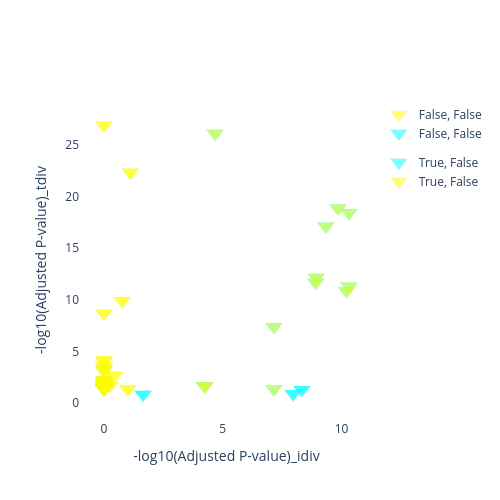

The notebook cell this image was saved under:
### Code cell
alpha = 0.5
c_t = '#FFFF00' ; c_i = '#00FFFF'
import plotly.express as px
import plotly.graph_objects as go

df = enrichr[enrichr['r'] == False].reset_index().rename(columns={'index': 'Term'})

fig1 = px.scatter(
    df,
    x='-log10(Adjusted P-value)_idiv',
    y='-log10(Adjusted P-value)_tdiv',
    color='tdiv_enr',
    symbol='r',
    color_discrete_map={True: c_t, False: c_i},
    symbol_map={True: 'triangle-up', False: 'triangle-down'},
    opacity=alpha,
    hover_data=['Term'],
    width=500, height=500
)
fig2 = px.scatter(
    df,
    x='-log10(Adjusted P-value)_idiv',
    y='-log10(Adjusted P-value)_tdiv',
    color='idiv_enr',
    symbol='r',
    color_discrete_map={True: c_i, False: c_t},
    symbol_map={True: 'triangle-up', False: 'triangle-down'},
    opacity=alpha,
    hover_data=['Term'],
    width=500, height=500
)

fig = go.Figure(data=fig2.data + fig1.data)
fig.update_traces(
    marker=dict(
        size=15,
        line=dict(color='dimgrey', width=0.05)   # marker edge
    )
)
fig.update_layout(
    width=500, height=500,
    legend_title_text=None,
    plot_bgcolor='white',
    paper_bgcolor='white',
    xaxis=dict(showgrid=False, zeroline=False, title='-log10(Adjusted P-value)_idiv'),
    yaxis=dict(showgrid=False, zeroline=False, title='-log10(Adjusted P-value)_tdiv'),
)


fig

### Figure 1 — Plotly figure (JSON) as saved in the notebook; plotly's stock layout.template omitted (floating-point values rounded to 4 significant figures)
{"data": [{"customdata": [["Sensory Perception of Light Stimulus (GO:0050953)"], ["Inorganic Cation Import Across Plasma Membrane (GO:0098659)"], ["Ribonucleoprotein Complex Biogenesis (GO:0022613)"], ["Metal Ion Transport (GO:0030001)"], ["Potassium Ion Transport (GO:0006813)"], ["Macromolecule Biosynthetic Process (GO:0009059)"], ["Ribosome Assembly (GO:0042255)"], ["Potassium Ion Transmembrane Transport (GO:0071805)"], ["Steroid Metabolic Process (GO:0008202)"], ["Monoatomic Anion Transmembrane Transport (GO:0098656)"], ["Acetylcholine Receptor Signaling Pathway (GO:0095500)"], ["Sensory Perception of Sound (GO:0007605)"], ["Protein Insertion Into ER Membrane (GO:0045048)"], ["Protein Metabolic Process (GO:0019538)"], ["Chloride Transmembrane Transport (GO:1902476)"], ["Energy Derivation by Oxidation of Organic Compounds (GO:0015980)"], ["Sperm-Egg Recognition (GO:0035036)"], ["Cilium Movement (GO:0003341)"], ["Male Meiotic Nuclear Division (GO:0007140)"], ["Cytoplasmic Translation (GO:0002181)"], ["Sensory Perception of Mechanical Stimulus (GO:0050954)"], ["Monoatomic Cation Transmembrane Transport (GO:0098655)"], ["Gene Expression (GO:0010467)"], ["Binding of Sperm to Zona Pellucida (GO:0007339)"], ["Cytoplasmic Translational Initiation (GO:0002183)"], ["Inorganic Cation Transmembrane Transport (GO:0098662)"], ["Chemical Synaptic Transmission (GO:0007268)"], ["Monoatomic Ion Transport (GO:0006811)"], ["GPCR Sgnlng Pway, Coupled to Cyclic Nucleotide Second Messenger (GO:0007187)"], ["Anterograde Trans-Synaptic Signaling (GO:0098916)"], ["Gamma-Aminobutyric Acid Signaling Pathway (GO:0007214)"]], "hovertemplate": "idiv_enr=False<br>r=False<br>-log10(Adjusted P-value)_idiv=%{x}<br>-log10(Adjusted P-value)_tdiv=%{y}<br>Term=%{customdata[0]}<extra></extra>", "legendgroup": "False, False", "marker": {"color": "#FFFF00", "line": {"color": "dimgrey", "width": 0.05}, "opacity": 0.5, "size": 15, "symbol": "triangle-down"}, "mode": "markers", "name": "False, False", "orientation": "v", "showlegend": true, "type": "scatter", "x": [0.2525, 0.0, 0.0, 1.982e-06, 1.982e-06, 1.114, 0.0, 1.982e-06, 0.0, 0.0, 0.0, 0.0, 0.0, 0.7604, 0.0, 0.0, 0.0, 0.0, 0.0, 0.0, 0.0, 1.982e-06, 1.982e-06, 0.0, 1.0, 1.982e-06, 0.4447, 1.982e-06, 0.0, 1.982e-06, 0.0], "xaxis": "x", "y": [1.671, 2.223, 1.452, 1.645, 1.877, 22.34, 1.394, 3.24, 1.394, 1.367, 1.367, 1.784, 3.619, 9.898, 1.325, 3.349, 1.594, 1.811, 2.096, 26.9, 1.544, 4.036, 8.682, 2.227, 1.367, 4.172, 2.666, 3.094, 1.645, 1.807, 1.591], "yaxis": "y"}, {"customdata": [["Aerobic Electron Transport Chain (GO:0019646)"], ["Mitochondrial Respiratory Chain Complex Assembly (GO:0033108)"], ["Aerobic Respiration (GO:0009060)"], ["Cellular Respiration (GO:0045333)"], ["Translation (GO:0006412)"], ["Mitochondrial Respiratory Chain Complex I Assembly (GO:0032981)"], ["Mitochondrial Translation (GO:0032543)"], ["NADH Dehydrogenase Complex Assembly (GO:0010257)"], ["Proton Motive Force-Driven Mitochondrial ATP Synthesis (GO:0042776)"], ["Proton Motive Force-Driven ATP Synthesis (GO:0015986)"], ["Protein Targeting to Mitochondrion (GO:0006626)"], ["Mitochondrial ATP Synthesis Coupled Electron Transport (GO:0042775)"], ["Oxidative Phosphorylation (GO:0006119)"], ["Mitochondrial Electron Transport, NADH to Ubiquinone (GO:0006120)"], ["Mitochondrial Gene Expression (GO:0140053)"]], "hovertemplate": "idiv_enr=True<br>r=False<br>-log10(Adjusted P-value)_idiv=%{x}<br>-log10(Adjusted P-value)_tdiv=%{y}<br>Term=%{customdata[0]}<extra></extra>", "legendgroup": "True, False", "marker": {"color": "#00FFFF", "line": {"color": "dimgrey", "width": 0.05}, "opacity": 0.5, "size": 15, "symbol": "triangle-down"}, "mode": "markers", "name": "True, False", "orientation": "v", "showlegend": true, "type": "scatter", "x": [9.851, 7.152, 7.152, 9.343, 4.676, 4.239, 8.325, 4.239, 10.31, 10.21, 1.645, 10.31, 8.927, 8.911, 7.963], "xaxis": "x", "y": [18.87, 1.367, 7.392, 17.13, 26.11, 1.643, 1.272, 1.643, 11.3, 10.84, 0.8116, 18.43, 12.17, 11.69, 0.8899], "yaxis": "y"}, {"customdata": [["Sensory Perception of Light Stimulus (GO:0050953)"], ["Aerobic Electron Transport Chain (GO:0019646)"], ["Inorganic Cation Import Across Plasma Membrane (GO:0098659)"], ["Ribonucleoprotein Complex Biogenesis (GO:0022613)"], ["Metal Ion Transport (GO:0030001)"], ["Potassium Ion Transport (GO:0006813)"], ["Macromolecule Biosynthetic Process (GO:0009059)"], ["Ribosome Assembly (GO:0042255)"], ["Mitochondrial Respiratory Chain Complex Assembly (GO:0033108)"], ["Aerobic Respiration (GO:0009060)"], ["Potassium Ion Transmembrane Transport (GO:0071805)"], ["Steroid Metabolic Process (GO:0008202)"], ["Cellular Respiration (GO:0045333)"], ["Monoatomic Anion Transmembrane Transport (GO:0098656)"], ["Acetylcholine Receptor Signaling Pathway (GO:0095500)"], ["Sensory Perception of Sound (GO:0007605)"], ["Protein Insertion Into ER Membrane (GO:0045048)"], ["Protein Metabolic Process (GO:0019538)"], ["Translation (GO:0006412)"], ["Chloride Transmembrane Transport (GO:1902476)"], ["Energy Derivation by Oxidation of Organic Compounds (GO:0015980)"], ["Sperm-Egg Recognition (GO:0035036)"], ["Cilium Movement (GO:0003341)"], ["Mitochondrial Respiratory Chain Complex I Assembly (GO:0032981)"], ["Male Meiotic Nuclear Division (GO:0007140)"], ["NADH Dehydrogenase Complex Assembly (GO:0010257)"], ["Proton Motive Force-Driven Mitochondrial ATP Synthesis (GO:0042776)"], ["Cytoplasmic Translation (GO:0002181)"], ["Proton Motive Force-Driven ATP Synthesis (GO:0015986)"], ["Mitochondrial ATP Synthesis Coupled Electron Transport (GO:0042775)"], ["Sensory Perception of Mechanical Stimulus (GO:0050954)"], ["Monoatomic Cation Transmembrane Transport (GO:0098655)"], ["Gene Expression (GO:0010467)"], ["Binding of Sperm to Zona Pellucida (GO:0007339)"], ["Oxidative Phosphorylation (GO:0006119)"], ["Mitochondrial Electron Transport, NADH to Ubiquinone (GO:0006120)"], ["Cytoplasmic Translational Initiation (GO:0002183)"], ["Inorganic Cation Transmembrane Transport (GO:0098662)"], ["Chemical Synaptic Transmission (GO:0007268)"], ["Monoatomic Ion Transport (GO:0006811)"], ["GPCR Sgnlng Pway, Coupled to Cyclic Nucleotide Second Messenger (GO:0007187)"], ["Anterograde Trans-Synaptic Signaling (GO:0098916)"], ["Gamma-Aminobutyric Acid Signaling Pathway (GO:0007214)"]], "hovertemplate": "tdiv_enr=True<br>r=False<br>-log10(Adjusted P-value)_idiv=%{x}<br>-log10(Adjusted P-value)_tdiv=%{y}<br>Term=%{customdata[0]}<extra></extra>", "legendgroup": "True, False", "marker": {"color": "#FFFF00", "line": {"color": "dimgrey", "width": 0.05}, "opacity": 0.5, "size": 15, "symbol": "triangle-down"}, "mode": "markers", "name": "True, False", "orientation": "v", "showlegend": true, "type": "scatter", "x": [0.2525, 9.851, 0.0, 0.0, 1.982e-06, 1.982e-06, 1.114, 0.0, 7.152, 7.152, 1.982e-06, 0.0, 9.343, 0.0, 0.0, 0.0, 0.0, 0.7604, 4.676, 0.0, 0.0, 0.0, 0.0, 4.239, 0.0, 4.239, 10.31, 0.0, 10.21, 10.31, 0.0, 1.982e-06, 1.982e-06, 0.0, 8.927, 8.911, 1.0, 1.982e-06, 0.4447, 1.982e-06, 0.0, 1.982e-06, 0.0], "xaxis": "x", "y": [1.671, 18.87, 2.223, 1.452, 1.645, 1.877, 22.34, 1.394, 1.367, 7.392, 3.24, 1.394, 17.13, 1.367, 1.367, 1.784, 3.619, 9.898, 26.11, 1.325, 3.349, 1.594, 1.811, 1.643, 2.096, 1.643, 11.3, 26.9, 10.84, 18.43, 1.544, 4.036, 8.682, 2.227, 12.17, 11.69, 1.367, 4.172, 2.666, 3.094, 1.645, 1.807, 1.591], "yaxis": "y"}, {"customdata": [["Mitochondrial Translation (GO:0032543)"], ["Protein Targeting to Mitochondrion (GO:0006626)"], ["Mitochondrial Gene Expression (GO:0140053)"]], "hovertemplate": "tdiv_enr=False<br>r=False<br>-log10(Adjusted P-value)_idiv=%{x}<br>-log10(Adjusted P-value)_tdiv=%{y}<br>Term=%{customdata[0]}<extra></extra>", "legendgroup": "False, False", "marker": {"color": "#00FFFF", "line": {"color": "dimgrey", "width": 0.05}, "opacity": 0.5, "size": 15, "symbol": "triangle-down"}, "mode": "markers", "name": "False, False", "orientation": "v", "showlegend": true, "type": "scatter", "x": [8.325, 1.645, 7.963], "xaxis": "x", "y": [1.272, 0.8116, 0.8899], "yaxis": "y"}], "layout": {"height": 500, "paper_bgcolor": "white", "plot_bgcolor": "white", "width": 500, "xaxis": {"showgrid": false, "title": {"text": "-log10(Adjusted P-value)_idiv"}, "zeroline": false}, "yaxis": {"showgrid": false, "title": {"text": "-log10(Adjusted P-value)_tdiv"}, "zeroline": false}}}
